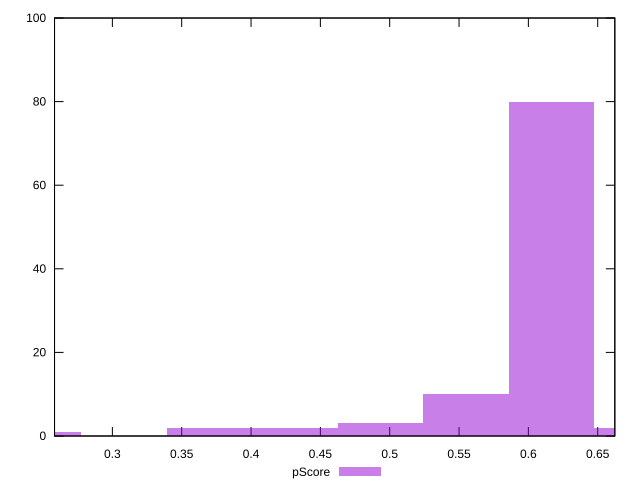

The gnuplot source for this figure:
reset

$pScore <<EOF
0.3700173807426473 2
0.555026071113971 10
0.6166956345710788 80
0.49335650765686306 3
0.4316869441997552 2
0.24667825382843153 1
0.6783651980281867 2
EOF

set key outside below
set boxwidth 0.06166956345710788
set xrange [0.2582925183085073:0.6623394773443665]
set yrange [0:100]
set trange [0:100]
set style fill transparent solid 0.5 noborder
set terminal svg size 640, 490 enhanced background rgb 'white'
set output "report_00009_2021-02-08T22-37-41.559Z/mainthread-work-breakdown/samples/pages+cached/pScore/histogram.svg"

plot $pScore title "pScore" with boxes

reset
